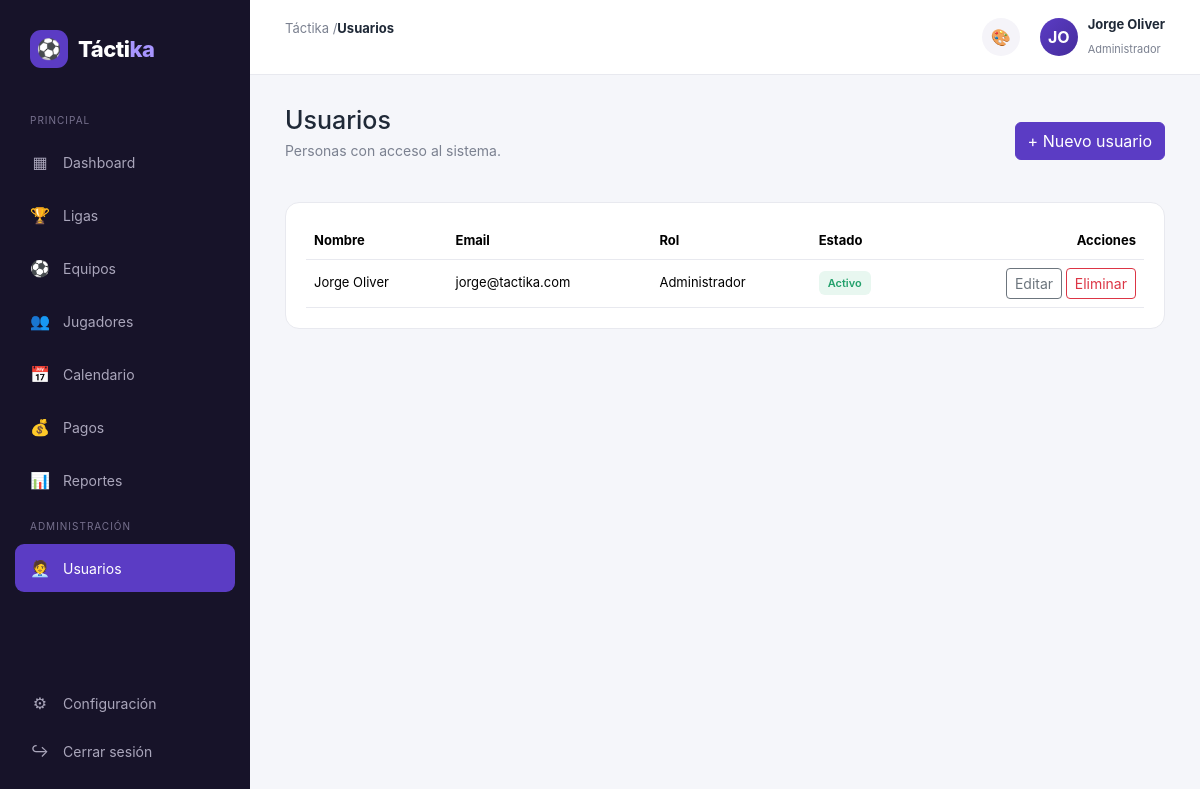
The page /public/usuarios (signed in) on the database its author committed.
### tables this page shows
CREATE TABLE IF NOT EXISTS usuarios (
    id INT AUTO_INCREMENT PRIMARY KEY,
    nombre VARCHAR(100) NOT NULL,
    email VARCHAR(150) NOT NULL UNIQUE,
    password VARCHAR(255) NOT NULL,
    rol_id INT NOT NULL,
    liga_id INT NULL,
    estado ENUM('activo', 'inactivo') NOT NULL DEFAULT 'activo',
    tema VARCHAR(20) NOT NULL DEFAULT 'default',
    created_at TIMESTAMP DEFAULT CURRENT_TIMESTAMP,
    FOREIGN KEY (rol_id) REFERENCES cat_roles(id),
    FOREIGN KEY (liga_id) REFERENCES ligas(id) ON DELETE SET NULL
);

CREATE TABLE IF NOT EXISTS cat_roles (
    id INT AUTO_INCREMENT PRIMARY KEY,
    nombre VARCHAR(50) NOT NULL UNIQUE,
    created_at TIMESTAMP DEFAULT CURRENT_TIMESTAMP
);

### app/controllers/UsuariosController.php (called while the page is built, shortened)
<?php
class UsuariosController extends Controller
{
    public function index(): void
    {
        $usuarioModel = $this->model('Usuario');
        $this->view('usuarios/index', [
            'titulo' => 'Usuarios',
            'activeMenu' => 'usuarios',
            'usuarios' => $usuarioModel->conRol(),
        ]);
    }
}

### app/core/App.php (called while the page is built, shortened)
<?php
class App
{
    protected string $method = 'index';
    public function __construct()
    {
        $url = $this->parseUrl();
        if (!empty($url[0]) && file_exists(APP_PATH . '/controllers/' . ucfirst($url[0]) . 'Controller.php')) {
            unset($url[0]);
        }
        $controller = new $this->controllerName();
        $this->params = $url ? array_values($url) : [];
        call_user_func_array([$controller, $this->method], $this->params);
    }
    protected function parseUrl(): array
    {
        if (isset($_GET['url'])) {
            $url = rtrim($_GET['url'], '/');
            $url = filter_var($url, FILTER_SANITIZE_URL);
            return explode('/', $url);
        }
        return [];
    }
}

### public/index.php (called while the page is built, shortened)
<?php
new App();

### app/models/Usuario.php (called while the page is built, shortened)
<?php
class Usuario extends Model
{
    public function conRol(): array
    {
        $sql = "SELECT u.*, r.nombre AS rol_nombre
                FROM usuarios u
                LEFT JOIN cat_roles r ON r.id = u.rol_id
                ORDER BY u.nombre ASC";
        return $this->db->query($sql)->fetchAll();
    }
}

### app/views/usuarios/index.php (the view)
<div class="welcome d-flex align-items-center justify-content-between">
    <div>
        <h1>Usuarios</h1>
        <p>Personas con acceso al sistema.</p>
    </div>
    <a href="<?= BASE_URL ?>/usuarios/crear" class="btn btn-primary">+ Nuevo usuario</a>
</div>
<div class="card">
    <div class="table-responsive">
        <table class="table">
            <thead>
                <tr>
                    <th>Nombre</th>
                    <th>Email</th>
                    <th>Rol</th>
                    <th>Estado</th>
                    <th class="text-end">Acciones</th>
                </tr>
            </thead>
            <tbody>
                <?php if (!empty($usuarios)): ?>
                    <?php foreach ($usuarios as $u): ?>
                        <tr>
                            <td><?= htmlspecialchars($u['nombre']) ?></td>
                            <td><?= htmlspecialchars($u['email']) ?></td>
                            <td><?= ucfirst($u['rol_nombre'] ?? '-') ?></td>
                            <td><span class="badge-estado badge-<?= $u['estado'] ?>"><?= ucfirst($u['estado']) ?></span></td>
                            <td class="text-end">
                                <a href="<?= BASE_URL ?>/usuarios/editar/<?= $u['id'] ?>" class="btn btn-sm btn-outline-secondary">Editar</a>
                                <a href="<?= BASE_URL ?>/usuarios/eliminar/<?= $u['id'] ?>" class="btn btn-sm btn-outline-danger" data-confirm="¿Eliminar este usuario?">Eliminar</a>
                            </td>
                        </tr>
                    <?php endforeach; ?>
                <?php else: ?>
                    <tr>
                        <td colspan="5" class="text-center text-muted py-4">No hay usuarios registrados.</td>
                    </tr>
                <?php endif; ?>
            </tbody>
        </table>
    </div>
</div>

### public/css/style.css (style rules this page uses)
:root { --primary: #5b3cc4; --primary-dark: #452c9c; --primary-light: #eee9ff; --background: #f5f6fa; --surface: #ffffff; --text: #1f2937; --muted: #7b8190; --success: #22a06b; --success-bg: #e8f7f0; --danger: #dc4c4c; --danger-bg: #fdecec; --warning: #d89b24; --warning-bg: #fff6df; --border: #e8e9ef; --sidebar-width: 250px; }
* { margin: 0; padding: 0; box-sizing: border-box; }
body { font-family: Inter, Arial, sans-serif; background: var(--background); color: var(--text); }
a { text-decoration: none; }
.welcome { margin-bottom: 25px; }
.welcome h1 { font-size: 25px; margin-bottom: 5px; }
.welcome p { color: var(--muted); font-size: 14px; }
.card { background: var(--surface); border: 1px solid var(--border); border-radius: 14px; padding: 20px; }
.card table { margin-bottom: 0; }
.card .table > :not(caption) > * > * { border-bottom-color: var(--border); font-size: 13px; vertical-align: middle; }
.badge-estado { font-size: 11px; font-weight: 600; padding: 5px 9px; border-radius: 6px; }
.badge-activo, .badge-pagado, .badge-jugado { background: var(--success-bg); color: var(--success); }
.btn-primary { background: var(--primary); border-color: var(--primary); }

### rows shown on the page
usuarios: nombre "Jorge Oliver", email "jorge@tactika.com", rol.nombre "Administrador", estado "Activo"

### other values the page prints
APP_NAME "Táctika"
$titulo "Usuarios"
substr($_SESSION['usuario_nombre'] ?? '', 0, 2) "JO"
$_SESSION['usuario_nombre'] "Jorge Oliver"
$_SESSION['usuario_rol'] "Administrador"
